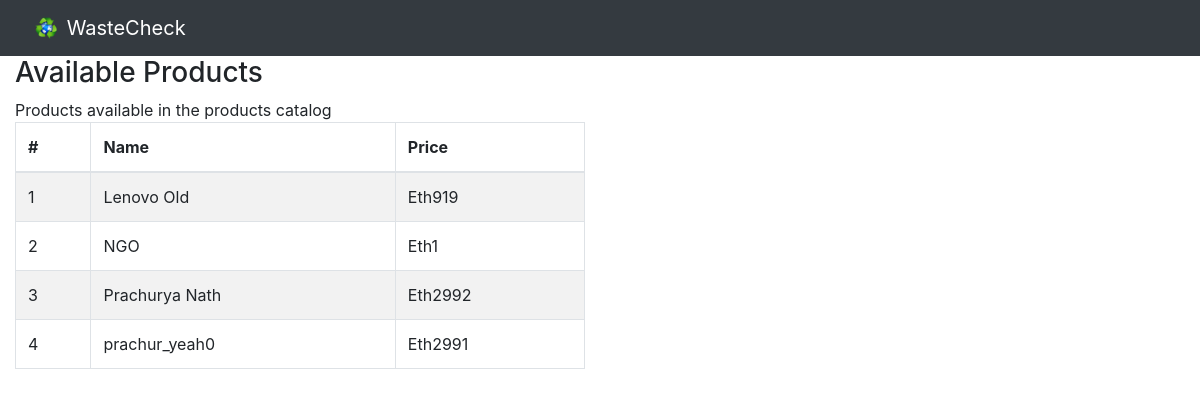
/admin, run on an earlier commit of the app's database.
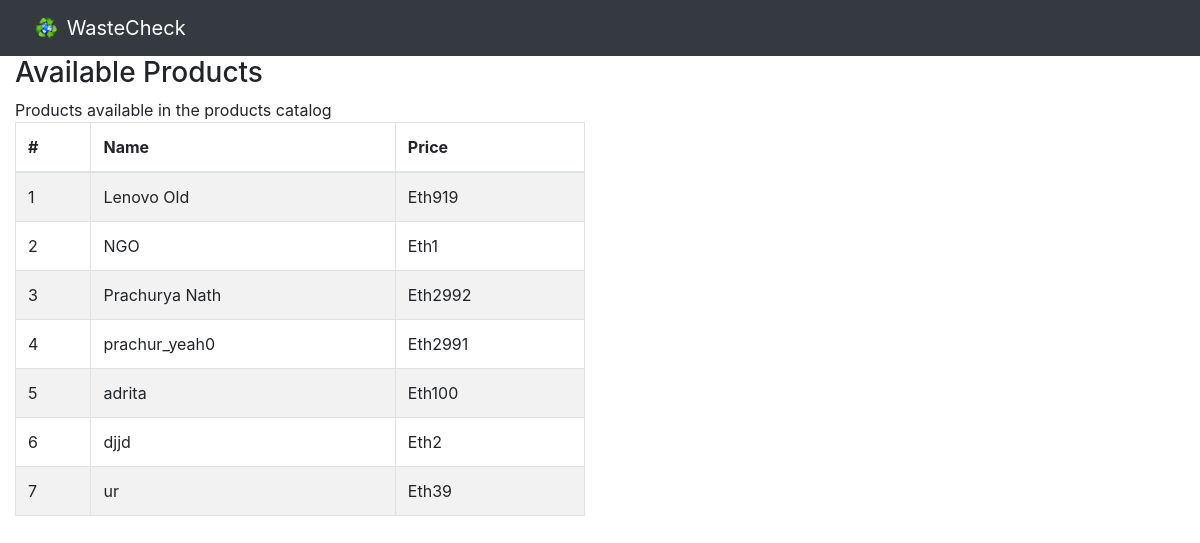
And on a later commit of the database.
### app.py (models this page shows)
class Product(db.Model):
    id = db.Column(db.Integer, primary_key=True)
    name = db.Column(db.String(50), unique=True)
    price = db.Column(db.Integer) #in cents
    accid = db.Column(db.String(50))
    description = db.Column(db.String(500))
    image = db.Column(db.String(100))

### app.py (the view)
@app.route('/admin', methods=['GET'])
def admin():
    products = Product.query.all()
    return render_template('admin/index.html', products=products)

### templates/admin/index.html (shortened to what this page needs)
<!DOCTYPE html>
<html lang="en">
<head>
    <link rel="stylesheet" href="https://maxcdn.bootstrapcdn.com/bootstrap/4.5.2/css/bootstrap.min.css">
</head>
<body>
    <nav class="navbar navbar-dark bg-dark" id="nav-title">
        <div class="container-fluid">
          <a class="navbar-brand" href="../">
            <img src="/static/img/logo.png" alt="" width="30" height="24" class="d-inline-block align-text-top" >
            WasteCheck
          </a>
        </div>
      </nav>
<div>
    <div class="col-lg-6 pad">
        <div class="panel panel-default">
            <div class="panel-heading">
                <h3 class="panel-title">Available Products</h3>
            </div>
            <div class="panel-body">
                Products available in the products catalog
            </div>
            <div class="table-responsive">
                <table class="table table-striped table-bordered">
                    <thead>
                        <tr>
                            <th>#</th><th>Name</th><th>Price</th>
                        </tr>
                    </thead>
                    <tbody>
                        {% for product in products %}
                        <tr>
                            <td>{{ product.id }}</td>
                            <td>{{ product.name }}</td>
                            <td>Eth{{ product.price}}</td>
                        </tr>
                        {% endfor %}
                    </tbody>
                </table>
            </div>
        </div>
    </div>
</div>
</body>
</html>

What changed in the data, as far as the page shows it:
added Product: id "5", name "adrita", price "100"
added Product: id "6", name "djjd", price "2"
added Product: id "7", name "ur", price "39"
